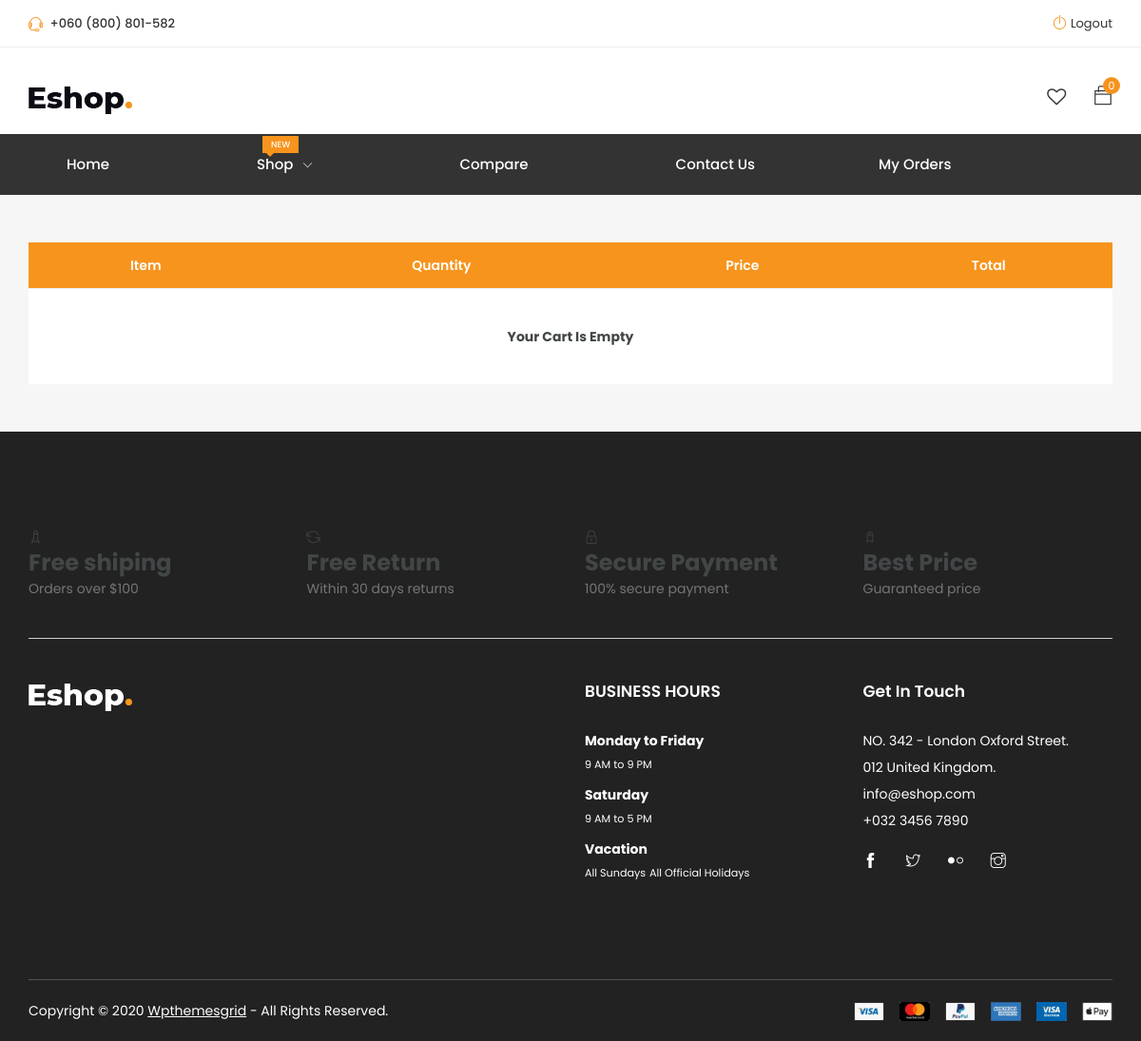
Before: /order-detail/19/ (signed in) with the older database file.
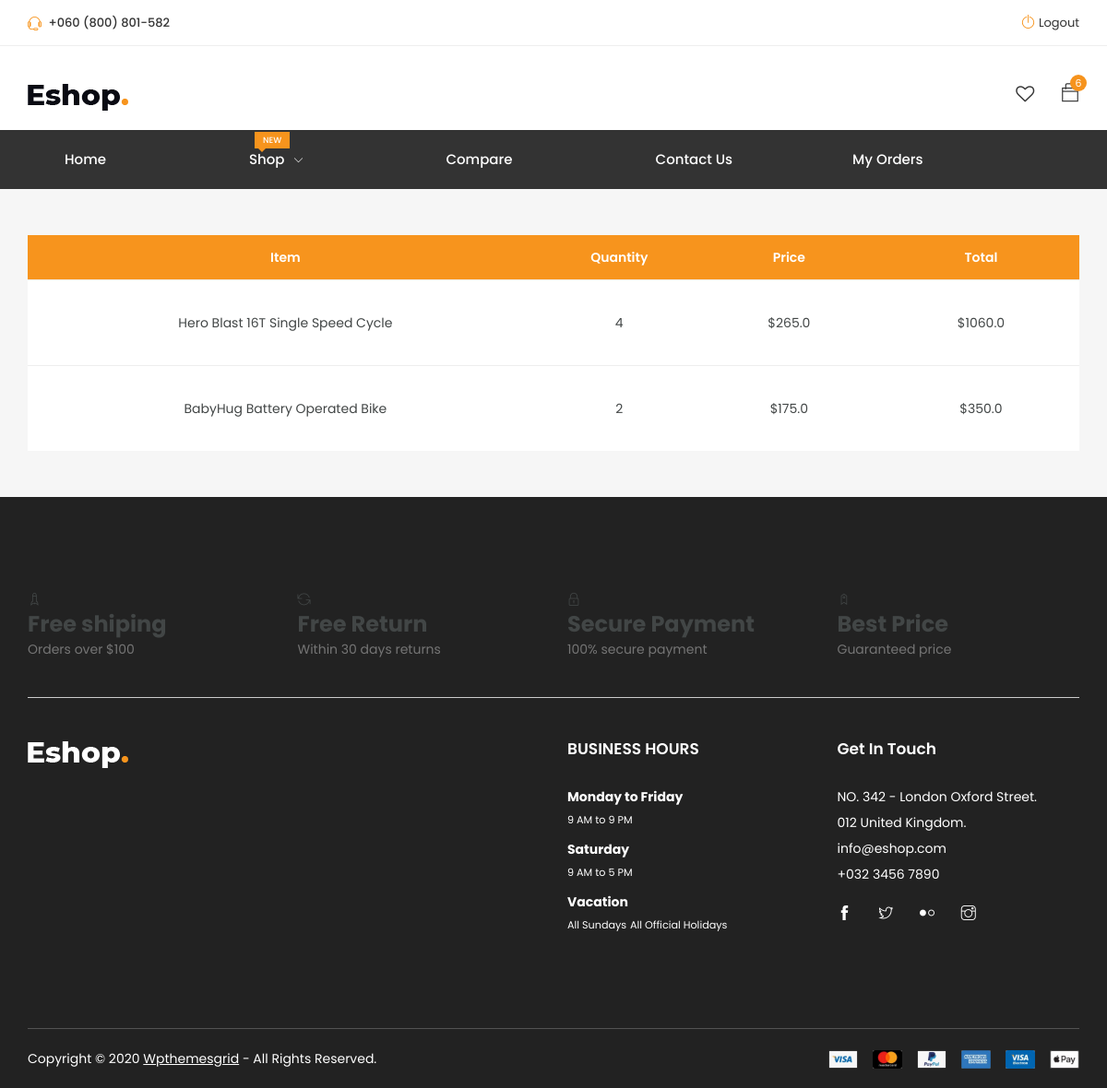
After: the same page with the newer database file.
### core/models.py (models this page shows, shortened)
class OrderItem(models.Model):
    user = models.ForeignKey(settings.AUTH_USER_MODEL,
                             on_delete=models.CASCADE)
    item = models.ForeignKey(Item, on_delete=CASCADE)
    quantity = models.IntegerField(default=1)
    ordered = models.BooleanField(default=False)
    def get_total_item_price(self):
        return self.quantity * self.item.price

class Item(models.Model):
    title = models.CharField(max_length=100)
    category = models.ForeignKey(Category, on_delete=models.CASCADE)
    color = models.ForeignKey(Color, on_delete=models.CASCADE,null=True,blank=True)
    price = models.FloatField()
    discount_price = models.FloatField(null=True, blank=True)
    description = models.TextField()
    slug = models.SlugField()
    image = models.ImageField()

### core/views.py (the view)
# urls.py: path('order-detail/<int:pk>/', my_order_detail, name='order-detail'),
@login_required
def my_order_detail(request, pk):
    order = Order.objects.filter(user=request.user, pk=pk).first()
    context = {'order': order}
    return render(request, 'order-detail.html', context)

### core/models.py (called while the page is built)
    def __str__(self):
        return self.user.username

### core/templatetags/cart_template_tags.py (called while the page is built)
@register.filter
def cart_item_count(user):
    if user.is_authenticated:
        return OrderItem.objects.filter(user=user,ordered=False).aggregate(Sum('quantity'))['quantity__sum'] or 0
    else:
        return 0

@register.filter
def wishlist_item_count(user):
    if user.is_authenticated:
        return WishList.objects.filter(user=user).annotate(item_count=Count('items'))
        WishList.objects.filter(user=user).annotate(cnt=Count('items')).order_by('-cnt')[0]
    else:
        return 0

### templates/new/order-detail.html
{% extends 'base.html' %}
{% block content %}
<div class="shopping-cart section">
	<div class="container">
		<div class="row">
			<div class="col-12">
					<table class="table shopping-summery">
						<thead>
							<tr class="main-hading">
								<th>Item</th>
								<th>Quantity</th>
								<th class="text-center">Price</th>
								<th class="text-center">Total</th>
							</tr>
						</thead>
						<tbody>
							{% for order_item in order.items.all %}
							<tr>
								<td  class="image text-center" data-title="No">{{order_item.item.title}}</td>
								<td class="price" data-title="Price">{{order_item.quantity}}</td>
								<td class="product-des text-center" data-title="Description">${{order_item.item.price}}</td>
								<td class="price" data-title="Price">${{order_item.get_total_item_price}}</td>
							</tr>
							{% empty %}
							<tr>
								<td colspan="5" class="text-center" ><b >Your Cart Is Empty</b></td>
							  </tr>
								{% endfor %}
						</tbody>
					</table>
				</div>
			</div>
		</div>
	</div>
	{% endblock content %}

### templates/new/base.html (shortened to what this page needs)
<!DOCTYPE html>
<html lang="en">
<head>
    {% include 'head.html' %}
</head>
<body class="js">
    {% include 'header.html' %}
    {% block content %}
    {% endblock content %}
    {% include 'footer.html' %}
</body>
</html>

### templates/new/head.html (shortened to what this page needs)
{% load static %}
<link rel="stylesheet" href="{% static 'css/bootstrap.css' %}">
<link rel="stylesheet" href="{% static 'css/magnific-popup.min.css' %}">
<link rel="stylesheet" href="{% static 'css/font-awesome.css' %}">
<link rel="stylesheet" href="{% static 'css/jquery.fancybox.min.css' %}">
<link rel="stylesheet" href="{% static 'css/themify-icons.css' %}">
<link rel="stylesheet" href="{% static 'css/niceselect.css' %}">
<link rel="stylesheet" href="{% static 'css/animate.css' %}">
<link rel="stylesheet" href="{% static 'css/flex-slider.min.css' %}">
<link rel="stylesheet" href="{% static 'css/owl-carousel.css' %}">
<link rel="stylesheet" href="{% static 'css/slicknav.min.css' %}">
<link rel="stylesheet" href="{% static 'css/reset.css' %}">
<link rel="stylesheet" href="{% static 'style.css' %}">
<link rel="stylesheet" href="{% static 'css/responsive.css' %}">

### templates/new/header.html (shortened to what this page needs)
{% load static %}
{% load cart_template_tags %}
	<header class="header shop">
		<div class="topbar">
			<div class="container">
				<div class="row">
					<div class="col-lg-4 col-md-12 col-12">
						<div class="top-left">
							<ul class="list-main">
								<li><i class="ti-headphone-alt"></i> +060 (800) 801-582</li>
							</ul>
						</div>
					</div>
					<div class="col-lg-8 col-md-12 col-12">
						<div class="right-content">
							<ul class="list-main">
									{% if request.user.is_authenticated %}
									<li><i class="ti-power-off"></i><a href="{% url 'account_logout' %}">Logout</a></li>
									{% else %}
									<li><i class="ti-power-off"></i><a href="{% url 'account_signup' %}">Sign Up</a></li>
									<li><i class="ti-power-off"></i><a href="{% url 'account_login' %}">Login</a></li>
									{% endif %}
							</ul>
						</div>
					</div>
				</div>
			</div>
		</div>
		<div class="middle-inner">
			<div class="container">
				<div class="row">
					<div class="col-lg-2 col-md-2 col-12">
						<div class="logo">
							<a href="{% url 'home' %}"><img src="{% static 'images/logo.png' %}" alt="logo"></a>
						</div>
					</div>
					<div class="col-lg-8 col-md-7 col-12">
					</div>
					<div class="col-lg-2 col-md-3 col-12">
						<div class="right-bar">
							{% if request.user.is_authenticated %}
						<div class="sinlge-bar">
							<a href="{% url 'wishlist' %}" class="single-icon"><i class="fa fa-heart-o" aria-hidden="true"></i>
							</a>
						</div>
						<div class="sinlge-bar shopping">
							<a href="{% url 'order-summary' %}" class="single-icon"><i class="ti-bag"></i> <span class="total-count">{{ request.user|cart_item_count }}</span></a>
							{% endif %}
						</div>
						</div>
					</div>
				</div>
			</div>
		</div>
		<div class="header-inner">
			<div class="container">
				<div class="cat-nav-head">
					<div class="row">
						<div class="col-lg-12 col-12">
							<div class="menu-area">
								<nav class="navbar navbar-expand-lg">
									<div class="navbar-collapse">
										<div class="nav-inner">
											<ul class="nav main-menu menu navbar-nav">
													<li style="margin-right:100px; margin-left:25px;"><a href="{% url 'home' %}">Home</a></li>
													<li style="margin-right:100px; margin-left:25px;" ><a href="{% url 'shop' %}">Shop
														<i class="ti-angle-down"></i><span class="new">New</span></a>
													</li>
													<li style="margin-right:100px; margin-left:25px;"><a href="{% url 'compare' %}">Compare</a></li>
													<li style="margin-right:100px; margin-left:25px;"><a href="{% url 'contact' %}">Contact Us</a></li>
													<li style="margin-right:100px; margin-left:25px;"><a href="{% url 'my-orders' %}">My Orders</a></li>
												</ul>
										</div>
									</div>
								</nav>
							</div>
						</div>
					</div>
				</div>
			</div>
		</div>
	</header>

### templates/new/footer.html (shortened to what this page needs)
{% load static %}
	<footer class="footer">
		<div class="footer-top section">
			<div class="container">
				<div class="row">
					<div class="col-lg-3 col-md-6 col-12">
						<div class="single-service">
							<i class="ti-rocket"></i>
							<h4>Free shiping</h4>
							<p>Orders over $100</p>
						</div>
					</div>
					<div class="col-lg-3 col-md-6 col-12">
						<div class="single-service">
							<i class="ti-reload"></i>
							<h4>Free Return</h4>
							<p>Within 30 days returns</p>
						</div>
					</div>
					<div class="col-lg-3 col-md-6 col-12">
						<div class="single-service">
							<i class="ti-lock"></i>
							<h4>Secure Payment</h4>
							<p>100% secure payment</p>
						</div>
					</div>
					<div class="col-lg-3 col-md-6 col-12">
						<div class="single-service">
							<i class="ti-tag"></i>
							<h4>Best Price</h4>
							<p>Guaranteed price</p>
						</div>
					</div>
				</div>
				<br>
				<hr>
				<br>
				<div class="row">
					<div class="col-lg-3 col-md-6 col-12">
						<div class="single-footer about">
							<div class="logo">
								<a href="index.html"><img src="{% static 'images/logo2.png' %}" alt="#"></a>
							</div>
						</div>
					</div>
					<div class="col-lg-3 col-md-6 col-12">
					</div>
					<div class="col-lg-3 col-md-6 col-12">
						<div class="single-footer links">
							<h4>BUSINESS HOURS</h4>
							<ul>
								<li style="color: white;"> <strong>Monday to Friday</strong><br>
									<small>9 AM to 9 PM</small></li>
								<li style="color: white;"> <strong>Saturday</strong><br>
									<small>9 AM to 5 PM</small></li>
								<li style="color: white;"> <strong>Vacation</strong><br>
									<small>All Sundays</small>
									<small>All Official Holidays</small>
								</li>
							</ul>
						</div>
					</div>
					<div class="col-lg-3 col-md-6 col-12">
						<div class="single-footer social">
							<h4>Get In Touch</h4>
							<div class="contact">
								<ul>
									<li>NO. 342 - London Oxford Street.</li>
									<li>012 United Kingdom.</li>
									<li>info@eshop.com</li>
									<li>+032 3456 7890</li>
								</ul>
							</div>
							<ul>
								<li><a href="#"><i class="ti-facebook"></i></a></li>
								<li><a href="#"><i class="ti-twitter"></i></a></li>
								<li><a href="#"><i class="ti-flickr"></i></a></li>
								<li><a href="#"><i class="ti-instagram"></i></a></li>
							</ul>
						</div>
					</div>
				</div>
			</div>
		</div>
		<div class="copyright">
			<div class="container">
				<div class="inner">
					<div class="row">
						<div class="col-lg-6 col-12">
							<div class="left">
								<p>Copyright © 2020 <a href="http://www.wpthemesgrid.com" target="_blank">Wpthemesgrid</a>  -  All Rights Reserved.</p>
							</div>
						</div>
						<div class="col-lg-6 col-12">
							<div class="right">
								<img src="{% static 'images/payments.png' %}" alt="#">
							</div>
						</div>
					</div>
				</div>
			</div>
		</div>
	</footer>

### templates/new/scripts.html (shortened to what this page needs)
{% load static %}

Changed rows visible on the page:
added OrderItem: item "Hero Blast 16T Single Speed Cycle", quantity "4", item.price "265.0", get_total_item_price "1060.0"
added OrderItem: item "BabyHug Battery Operated Bike", quantity "2", item.price "175.0", get_total_item_price "350.0"
Other visible differences:
{{ request.user|cart_item_count }}: "0" → "6"
text no longer shown: "Your Cart Is Empty"
